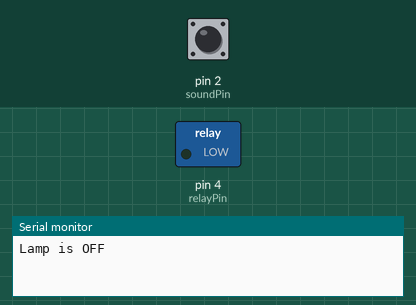
Simulated run of this sketch. Board: Arduino Uno, built with avr-gcc and run on an emulated ATmega328P. Shown: switched loads named in the sketch (green lamp = pin HIGH), the last lines printed to the serial monitor. Dashed ring = blinking. Inputs (shaded band) come from the test bench; at power-on: pin 2 (soundPin) LOW.

Above: at 1.2 s.
1.3 s: pin 2 (soundPin) pulsed HIGH 5 times (0.12 s each, 0.3 s apart)
At 1.57 s:
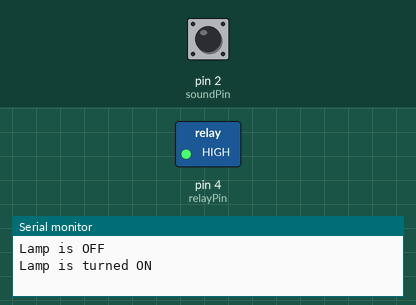
At 3.0 s:
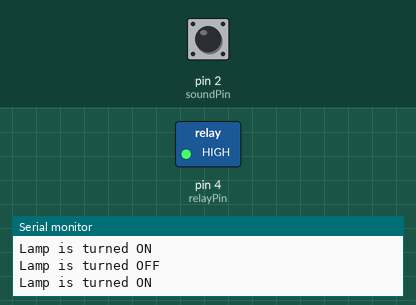
Timing chart, 0 to 4.5 s (numbered marks = the images above; inputs shaded):
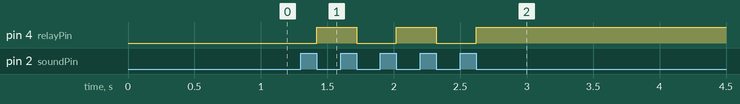

Measured:
- after the input at 1.3 s, pin 4 (relayPin): alternates HIGH for 0.30 s and LOW for 0.30 s, 5 changes in all, then stays HIGH, starting after 0.12 s

The sketch:

Check12_1.ino
```cpp
//Checkpoint 12.1
int soundPin = 2;
int relayPin = 4;
unsigned long previous_time = 0;
int state = 0;   // 0 = หลอดดับ, 1 = หลอดติด

bool check_clap() {
  int sw = digitalRead(soundPin);
  if (sw) {
    return false;               // เงียบ -> ไม่ใช่การปรบมือ
  } else {
    unsigned long current_time = millis();
    if ((current_time - previous_time) > 25) {
      previous_time = millis();
      return true;               // ปรบมือจริง (พ้นช่วง debounce)
    } else {
      previous_time = millis();
      return false;
    }
  }
}

void setup() {
  pinMode(relayPin, OUTPUT);
  pinMode(soundPin, INPUT);
  Serial.begin(9600);
  state = 0;
  digitalWrite(relayPin, LOW);
  Serial.println("Lamp is OFF");
}

void loop() {
  bool val = check_clap();
  if (val) {
    state = !state;              // สลับสถานะทุกครั้งที่ปรบมือ 1 ครั้ง
    digitalWrite(relayPin, state ? HIGH : LOW);
    Serial.println(state ? "Lamp is turned ON" : "Lamp is turned OFF");
  }
}
```
